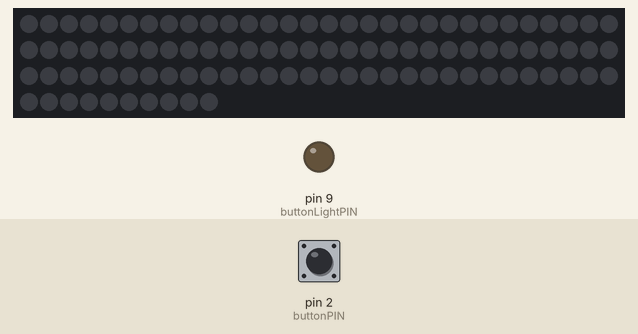
Recording of a sketch running on a simulated Arduino Uno, built with avr-gcc and run on an emulated ATmega328P. Shown: 100 RGB LEDs in strip order, left to right, continuing on the next row, output pins drawn as LEDs (lit = HIGH). The test bench sets the inputs (shaded band); at power-on: pin 2 (buttonPIN) HIGH.

Above: at 1.2 s.
1.3 s: pin 2 (buttonPIN) pulled LOW for 0.15 s
4.4 s: pin 2 (buttonPIN) pulled LOW for 1 s
At 4.44 s:
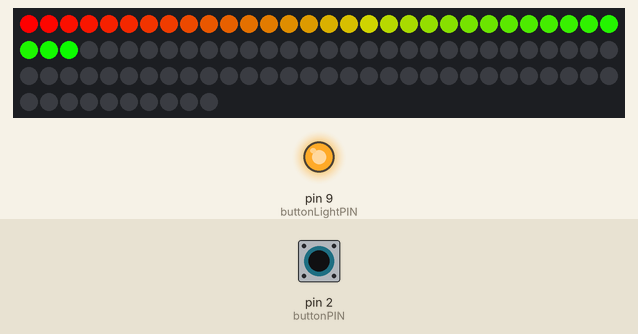
6.0 s: pin 2 (buttonPIN) pulled LOW for 1 s
At 6.0 s:
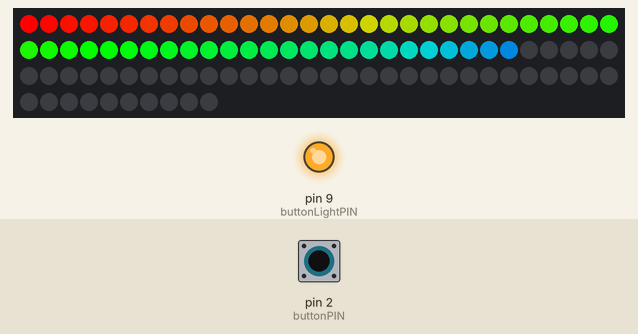
7.6 s: pin 2 (buttonPIN) pulled LOW for 0.15 s
At 8.87 s:
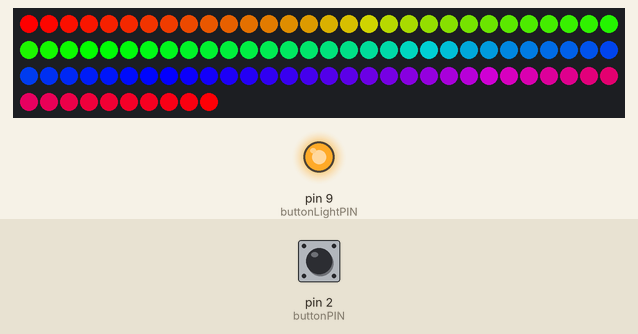
Timing chart, 0 to 10.6 s (numbered marks = the images above; inputs shaded):
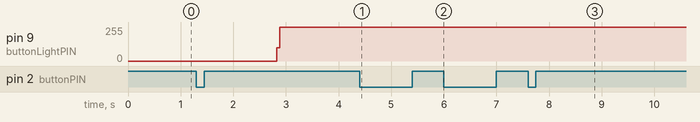

The sketch:

LED_PATH.ino
```cpp
#include <Adafruit_NeoPixel.h>

const int buttonPIN = 2;       // the pin of the pushbutton
const int buttonLightPIN = 9;    // The ligth on the button
const int stripPIN = 6;

const int pulseInterval = 5;   // The pulse interval
const int pulseDelay = 60;    // The time between pulses

const int sequenceDelay = 20;

const int minButtonBrightness = 100;
const int maxButtonBrightness = 255;


Adafruit_NeoPixel strip = Adafruit_NeoPixel(100, stripPIN, NEO_GRB + NEO_KHZ400);

uint32_t base_color = strip.Color(0, 0, 255);

boolean sequence = false;

void setup() {
    pinMode(buttonLightPIN, OUTPUT);

    // Initialize all pixels to 'off'
    strip.begin();
    strip.show();

    // Set the interupt to start the sequence
    attachInterrupt(digitalPinToInterrupt(buttonPIN), start_led_sequence, LOW);
}

void loop() {
  if (sequence) {
    led_sequence();
    sequence = false;
  } else {
    colorWipe(strip.Color(0, 0, 0), sequenceDelay);
    button_pulse();
  }
}

void button_light(int fadeValue) {
  analogWrite(buttonLightPIN, fadeValue);
}

void button_pulse() {
  for (int fadeValue = minButtonBrightness ; fadeValue <= maxButtonBrightness; fadeValue += pulseInterval) {
    button_light(fadeValue);
    delay(pulseDelay);
    if (sequence) return;
  }
  for (int fadeValue = maxButtonBrightness ; fadeValue >= minButtonBrightness; fadeValue -= pulseInterval) {
    button_light(fadeValue);
    delay(pulseDelay);
    if (sequence) return;
  }
}

void start_led_sequence() {
  sequence = true;
}

void led_sequence() {
  // Light the button
  button_light(maxButtonBrightness);

  // Light all the lights
  //colorWipe(base_color, 40);
  //delay(5000);

  // Start the rainbow
  rainbowWipe(sequenceDelay * 2);
  rainbowCycle(sequenceDelay);
}

/********************************************
         From the Adafruit Tutorial
*********************************************/

// Fill the dots one after the other with a color
void colorWipe(uint32_t c, uint8_t wait) {
  for(uint16_t i=0; i<strip.numPixels(); i++) {
    strip.setPixelColor(i, c);
    strip.show();
    delay(wait);
  }
}

// Makes the rainbow equally distributed throughout
void rainbowWipe(uint8_t wait) {
  uint16_t i;
  uint16_t j = 256*5;
  uint32_t wheel_color = 0;
  for(i=0; i<strip.numPixels(); i++) {
    wheel_color = Wheel(((i * 256 / strip.numPixels()) + j) & 255);
    strip.setPixelColor(i, wheel_color);
    strip.show();
    delay(wait);
  }
}

// Makes the rainbow equally distributed throughout
void rainbowCycle(uint8_t wait) {
  uint16_t i, j;
  uint32_t wheel_color = 0;
  for(j=256*5; j>0; j--) { // 5 cycles of all colors on wheel
    for(i=0; i<strip.numPixels(); i++) {
      wheel_color = Wheel(((i * 256 / strip.numPixels()) + j) & 255);
      strip.setPixelColor(i, wheel_color);
    }
    strip.show();
    delay(wait);
  }
}

// Input a value 0 to 255 to get a color value.
// The colours are a transition r - g - b - back to r.
uint32_t Wheel(byte WheelPos) {
  WheelPos = 255 - WheelPos;
  if(WheelPos < 85) {
    return strip.Color(255 - WheelPos * 3, 0, WheelPos * 3);
  }
  if(WheelPos < 170) {
    WheelPos -= 85;
    return strip.Color(0, WheelPos * 3, 255 - WheelPos * 3);
  }
  WheelPos -= 170;
  return strip.Color(WheelPos * 3, 255 - WheelPos * 3, 0);
}
```
